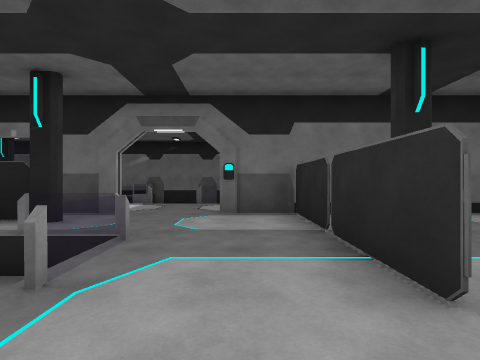
view 1 (above)

18 first-person views from a walk through a Unity game level. The camera is 1.4 m above the floor, looks level and sees 80° across. The floor is counted in squares, 2 m on a side. Each view is taken from the middle of a square. On the plan, view 1 faces up. The plan holds only what a view shows up to about 10 squares ahead; the rest is blank. The place goes on beyond the plan. The player character is not drawn.

view 2
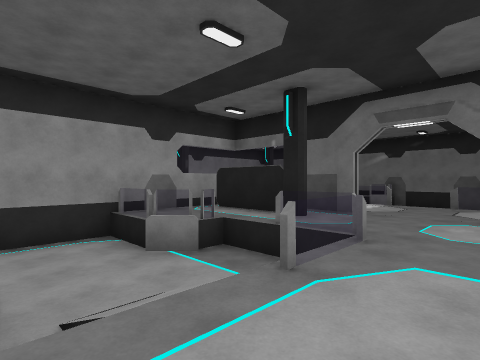

view 3
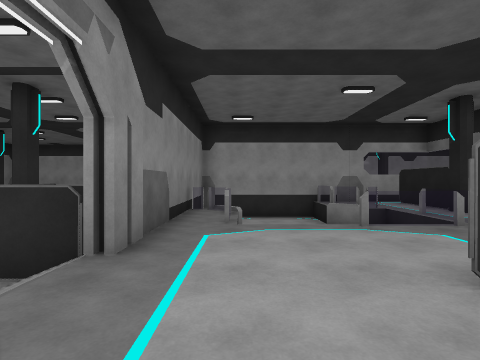

view 4
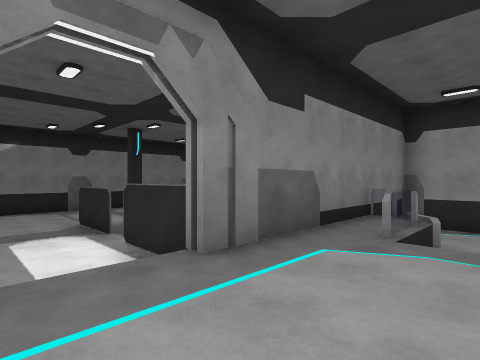

view 5
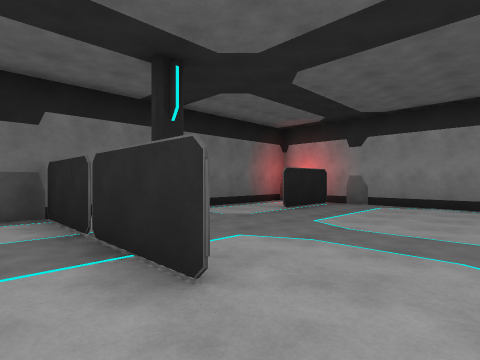

view 6
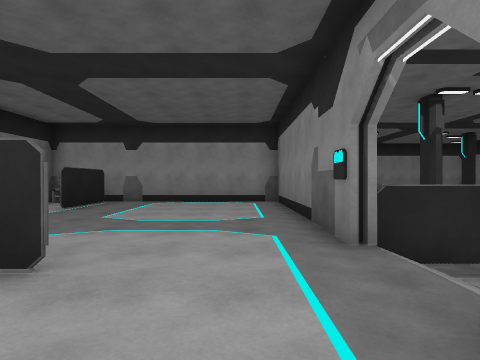

view 7
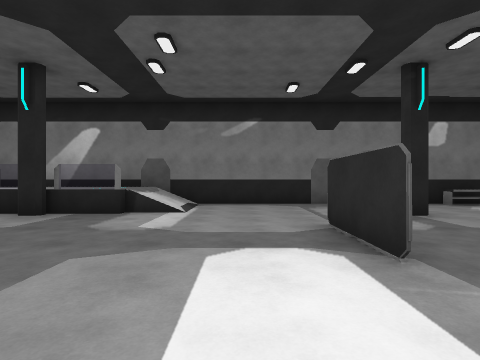

view 8
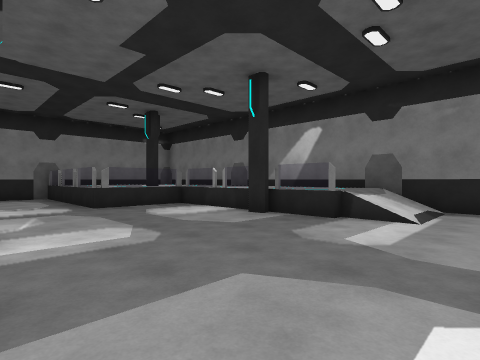

view 9
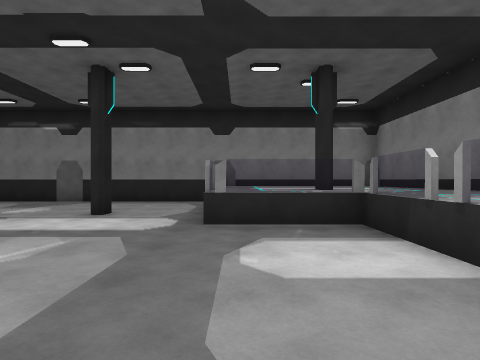

view 10
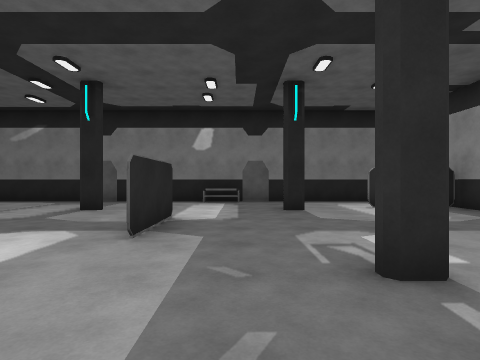

view 11
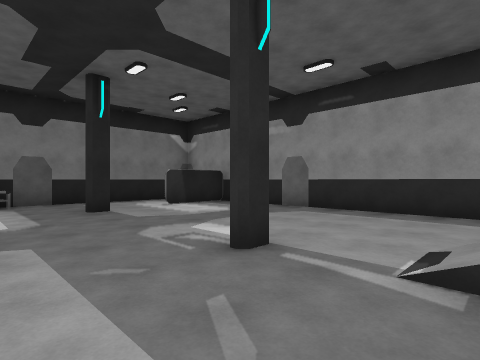

view 12
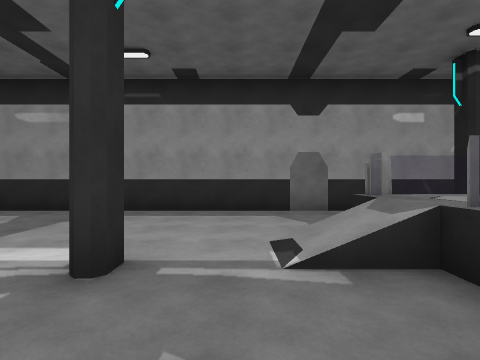

view 13
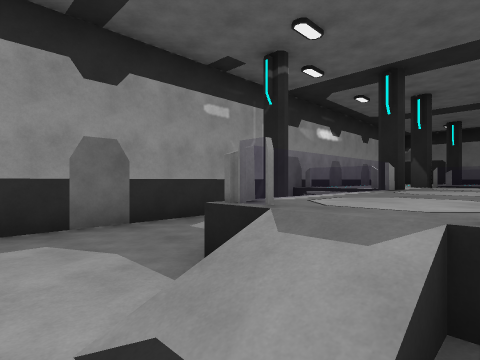

view 14
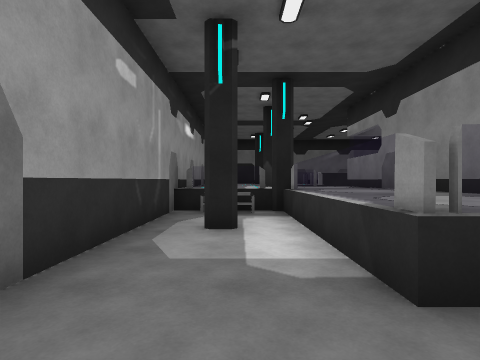

view 15
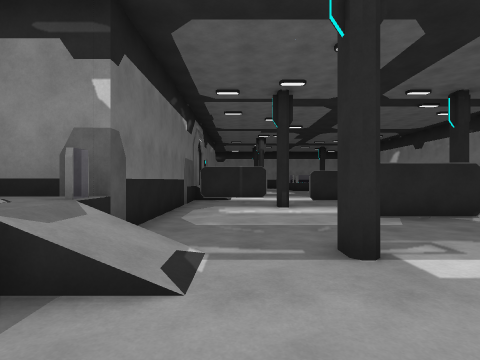

view 16
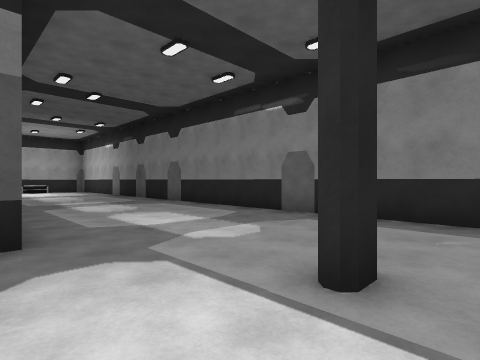

view 17
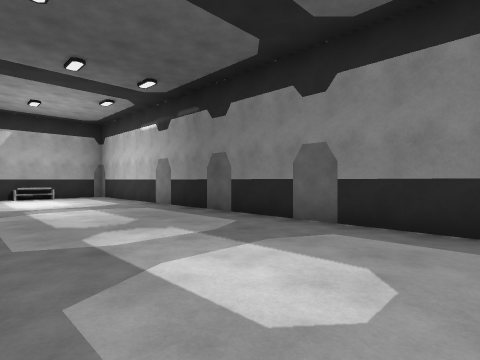

view 18
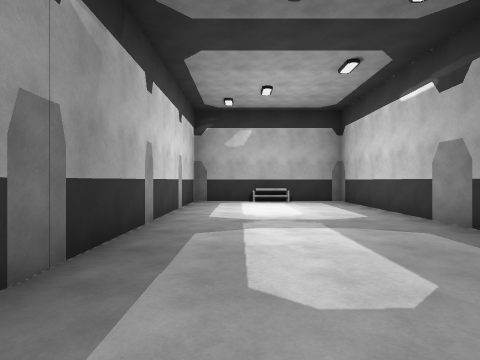

### Floor plan
Key: @ floor where view 1 was taken; # wall or solid block; . main floor; : floor 1 m higher than the main floor; / step, stairs or slope; = window, fence, low wall or low ledge; ^ raised ledge; C column; T table.
Columns run from 12 left of view 1 to 14 right of it. Each row starts with its distance up from view 1.
 14                     #######
 13                     #..T..#
 12                     #.....#
 11                     #.....#
 10                     #.....#
  9                     #.....#
  8          :::         .....#
  7 #        :::        #.....#
  6 #::C==####::###  ####.....#
  5 #::::#: #C:::#  ::::#.....#
  4 #=^C:#:::::::#C:::###.....#
  3 #.T#:#::#..::#::::::#.....#
  2 #..=:#.....::#::::::#.....#
  1 #.C=:#..../:::::::::#.....#
  0 #..=:#...#=:@:::::::#.....#
 -1 #..#:=#######::######.....#
 -2 #...//......#//#    ......#
 -3 #...........#..#    ......#
 -4 #....C...C.......C....C...#
 -5 #.........................#
 -6 #......#....#.............#
 -7 #......#....#........:::::#
 -8 #....................:::::#
 -9 #==..C...C...../=C===:C:::#
-10   ............./::::::::::#
-11   ....TT. ...../::::::::::#
-12   ########################

Positions as (right, up) in squares from view 1, and headings:
1: (0, 0), facing up
2: (0, 0), facing up-left
3: (3, 0), facing left
4: (2, 1), facing down-left
5: (0, 0), facing up-right
6: (-1, 0), facing right
7: (1, -3), facing down
8: (1, -4), facing down-right
9: (4, -7), facing right
10: (-6, -2), facing down
11: (-5, -2), facing down-left
12: (-5, -3), facing left
13: (-7, -3), facing up-left
14: (-10, -3), facing up
15: (-10, -3), facing right
16: (8, -5), facing up-right
17: (9, 1), facing up-right
18: (10, 4), facing up
